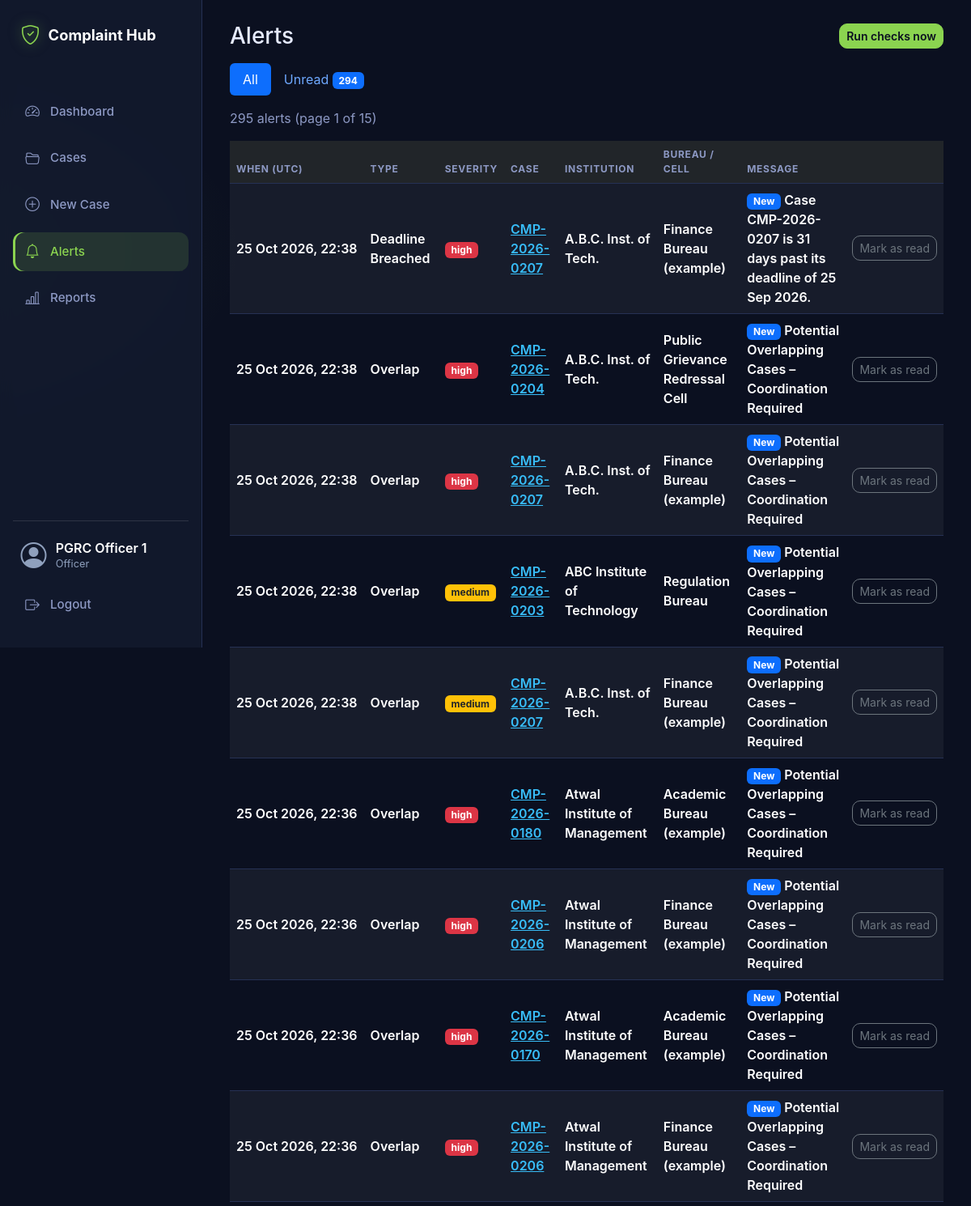
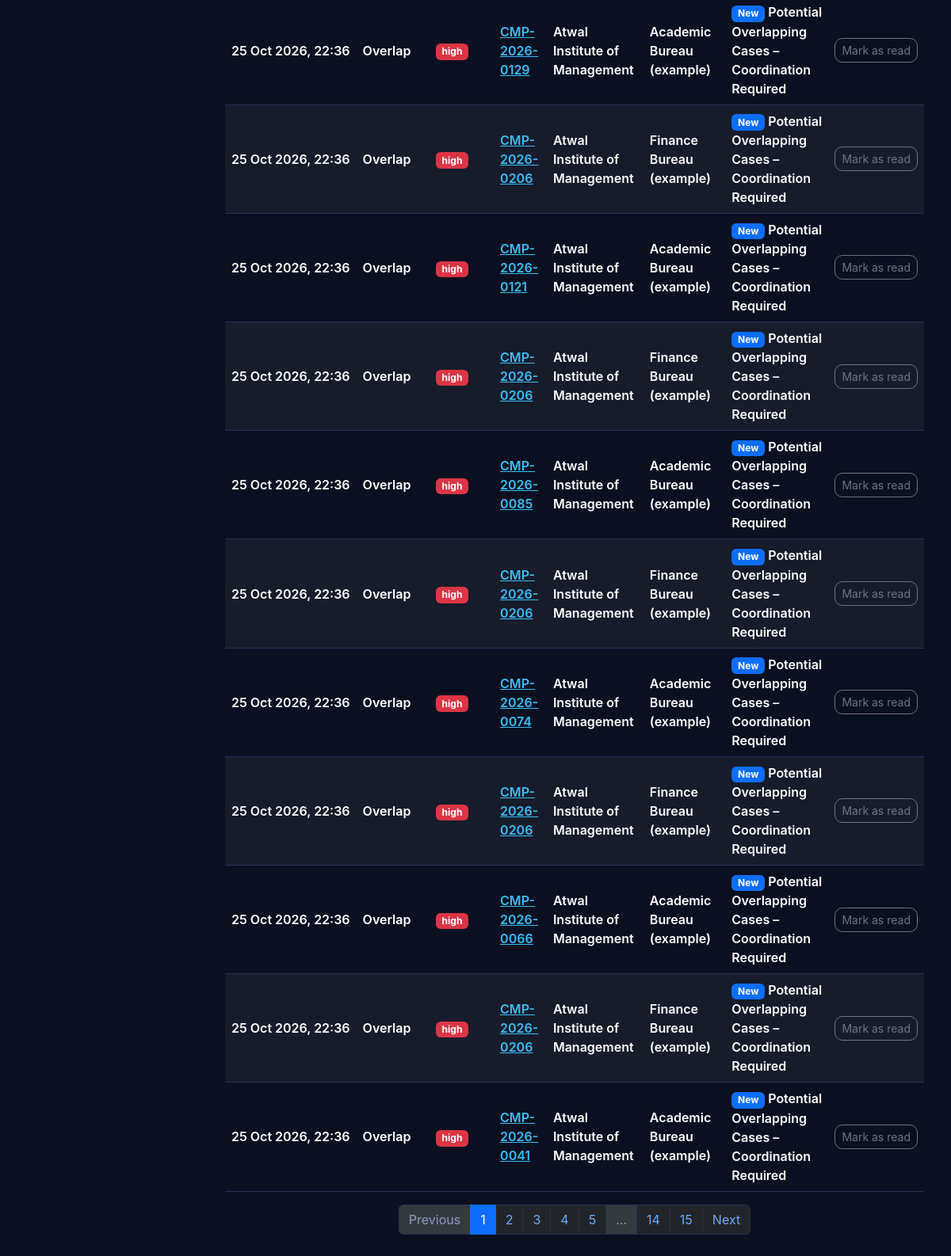
The app's page /alerts (signed in) with its own data (2 pictures, top to bottom).
### models.py (models this page shows)
class User(UserMixin, db.Model):
    __tablename__ = "users"
    id = db.Column(db.Integer, primary_key=True)
    name = db.Column(db.String(100), nullable=False)
    email = db.Column(db.String(120), unique=True, nullable=False)
    password_hash = db.Column(db.String(255), nullable=False)
    role = db.Column(db.String(30), nullable=False)  # admin, officer, regional, senior
    bureau_id = db.Column(db.Integer, db.ForeignKey("bureaus.id"))
    region = db.Column(db.String(50))
    bureau = db.relationship("Bureau")

class Alert(db.Model):
    __tablename__ = "alerts"
    id = db.Column(db.Integer, primary_key=True)
    alert_type = db.Column(db.String(30))
    case_id = db.Column(db.String(30), db.ForeignKey("cases.id"))
    institution_id = db.Column(db.String(20), db.ForeignKey("institutions.id"))
    target_bureau_id = db.Column(db.Integer, db.ForeignKey("bureaus.id"))
    message = db.Column(db.String(250))
    severity = db.Column(db.String(20))
    created_at = db.Column(db.DateTime, default=datetime.utcnow)
    is_read = db.Column(db.Boolean, default=False)

class Institution(db.Model):
    __tablename__ = "institutions"
    id = db.Column(db.String(20), primary_key=True)  # AICTE Permanent ID
    name = db.Column(db.String(200), nullable=False)
    city = db.Column(db.String(100))
    state = db.Column(db.String(100))
    region = db.Column(db.String(50))
    cases = db.relationship("Case", backref="institution")

class Bureau(db.Model):
    __tablename__ = "bureaus"
    id = db.Column(db.Integer, primary_key=True)
    code = db.Column(db.String(20), unique=True, nullable=False)
    name = db.Column(db.String(120), nullable=False)

### app.py (the view)
@app.route("/alerts")
def alerts():
    page = request.args.get("page", 1, type=int)
    unread_only = request.args.get("unread") == "1"
    query = Alert.query
    if unread_only:
        query = query.filter(Alert.is_read.isnot(True))
    pagination = query.order_by(Alert.created_at.desc(), Alert.id.desc()).paginate(
        page=page, per_page=20, error_out=False
    )
    institution_ids = {a.institution_id for a in pagination.items if a.institution_id}
    institution_names = {}
    if institution_ids:
        institution_names = {
            i.id: i.name
            for i in Institution.query.filter(Institution.id.in_(institution_ids)).all()
        }
    return render_template(
        "alerts.html",
        pagination=pagination,
        unread_only=unread_only,
        unread_count=Alert.query.filter(Alert.is_read.isnot(True)).count(),
        bureau_names={b.id: b.name for b in Bureau.query.all()},
        institution_names=institution_names,
    )

### app.py (called while the page is built)
@login_manager.user_loader
def load_user(user_id):
    return db.session.get(User, int(user_id))

@app.before_request
def require_login():
    if request.endpoint in ("login", "static"):
        return None
    if not current_user.is_authenticated:
        return redirect(url_for("login"))
    return None

### templates/alerts.html (shortened to what this page needs)
{% extends "base.html" %}
{% block content %}
<div class="d-flex justify-content-between align-items-center mb-3">
    <h3 class="mb-0">Alerts</h3>
    <form method="POST" action="{{ url_for('run_checks') }}">
        <button type="submit" class="btn btn-primary btn-sm">Run checks now</button>
    </form>
</div>
<ul class="nav nav-pills mb-3">
    <li class="nav-item">
        <a class="nav-link {% if not unread_only %}active{% endif %}" href="{{ url_for('alerts') }}">All</a>
    </li>
    <li class="nav-item">
        <a class="nav-link {% if unread_only %}active{% endif %}" href="{{ url_for('alerts', unread='1') }}">
            Unread <span class="badge bg-primary">{{ unread_count }}</span>
        </a>
    </li>
</ul>
<p class="text-muted">
    {{ pagination.total }} alert{{ '' if pagination.total == 1 else 's' }}
    {% if pagination.total > 0 %}(page {{ pagination.page }} of {{ pagination.pages }}){% endif %}
</p>
<div class="table-responsive">
    <table class="table table-striped align-middle">
        <thead class="table-dark">
            <tr>
                <th>When (UTC)</th>
                <th>Type</th>
                <th>Severity</th>
                <th>Case</th>
                <th>Institution</th>
                <th>Bureau / Cell</th>
                <th>Message</th>
                <th></th>
            </tr>
        </thead>
        <tbody>
            {% for a in pagination.items %}
            {% set sev = (a.severity or '')|lower %}
            <tr class="{% if not a.is_read %}fw-semibold{% endif %}">
                <td class="text-nowrap">{{ a.created_at.strftime('%d %b %Y, %H:%M') if a.created_at else '-' }}</td>
                <td>{{ (a.alert_type|replace('_', ' ')|title) if a.alert_type else '-' }}</td>
                <td>
                    {% if sev in ['high', 'critical'] %}<span class="badge bg-danger">{{ a.severity }}</span>
                    {% elif sev == 'medium' %}<span class="badge bg-warning text-dark">{{ a.severity }}</span>
                    {% elif sev %}<span class="badge bg-secondary">{{ a.severity }}</span>
                    {% else %}-{% endif %}
                </td>
                <td>{% if a.case_id %}<a href="/cases/{{ a.case_id }}">{{ a.case_id }}</a>{% else %}-{% endif %}</td>
                <td>{{ institution_names.get(a.institution_id, '-') }}</td>
                <td>{{ bureau_names.get(a.target_bureau_id, '-') }}</td>
                <td>
                    {% if not a.is_read %}<span class="badge bg-primary">New</span>{% endif %}
                    {{ a.message or '' }}
                </td>
                <td class="text-nowrap">
                    {% if not a.is_read %}
                    <form method="POST" action="{{ url_for('mark_alert_read', alert_id=a.id) }}">
                        <button type="submit" class="btn btn-outline-secondary btn-sm">Mark as read</button>
                    </form>
                    {% else %}
                    <span class="text-muted small">Read</span>
                    {% endif %}
                </td>
            </tr>
            {% else %}
            <tr>
                <td colspan="8" class="text-center text-muted py-4">
                    {% if unread_only %}No unread alerts.{% else %}No alerts yet. Press "Run checks now" to look for deadline alerts.{% endif %}
                </td>
            </tr>
            {% endfor %}
        </tbody>
    </table>
</div>
{% if pagination.pages > 1 %}
<nav>
    <ul class="pagination justify-content-center">
        <li class="page-item {% if not pagination.has_prev %}disabled{% endif %}">
            <a class="page-link"
               href="{{ url_for('alerts', page=pagination.prev_num, unread=('1' if unread_only else None)) if pagination.has_prev else '#' }}">Previous</a>
        </li>
        {% for p in pagination.iter_pages() %}
            {% if p %}
            <li class="page-item {% if p == pagination.page %}active{% endif %}">
                <a class="page-link" href="{{ url_for('alerts', page=p, unread=('1' if unread_only else None)) }}">{{ p }}</a>
            </li>
            {% else %}
            <li class="page-item disabled"><span class="page-link">&hellip;</span></li>
            {% endif %}
        {% endfor %}
        <li class="page-item {% if not pagination.has_next %}disabled{% endif %}">
            <a class="page-link"
               href="{{ url_for('alerts', page=pagination.next_num, unread=('1' if unread_only else None)) if pagination.has_next else '#' }}">Next</a>
        </li>
    </ul>
</nav>
{% endif %}
{% endblock %}

### templates/base.html (shortened to what this page needs)
<!DOCTYPE html>
<html lang="en" data-bs-theme="dark"><head>
    <link href="https://cdn.jsdelivr.net/npm/bootstrap@5.3.3/dist/css/bootstrap.min.css" rel="stylesheet">
    <link href="https://cdn.jsdelivr.net/npm/bootstrap-icons@1.11.3/font/bootstrap-icons.min.css" rel="stylesheet">
<link href="{{ url_for('static', filename='theme.css') }}" rel="stylesheet">
</head>
<body>
{% if current_user.is_authenticated %}
<div class="app-shell">
    <aside class="sidebar">
        <div class="sidebar-top">
            <div class="brand"><i class="bi bi-shield-check"></i> Complaint Hub</div>
        </div>
        <div class="collapse d-lg-flex sidebar-body" id="sidebarMenu">
            <nav class="side-nav">
                <a class="side-link {% if request.endpoint == 'dashboard' %}active{% endif %}"
                   href="{{ url_for('dashboard') }}"><i class="bi bi-speedometer2"></i> Dashboard</a>
                <a class="side-link {% if request.endpoint in ('cases', 'case_detail') %}active{% endif %}"
                   href="{{ url_for('cases') }}"><i class="bi bi-folder2-open"></i> Cases</a>
                <a class="side-link {% if request.endpoint == 'new_case' %}active{% endif %}"
                   href="{{ url_for('new_case') }}"><i class="bi bi-plus-circle"></i> New Case</a>
                <a class="side-link {% if request.endpoint == 'alerts' %}active{% endif %}"
                   href="{{ url_for('alerts') }}"><i class="bi bi-bell"></i> Alerts</a>
                <a class="side-link {% if request.endpoint == 'reports' %}active{% endif %}"
                   href="{{ url_for('reports') }}"><i class="bi bi-bar-chart-line"></i> Reports</a>
            </nav>
            <div class="side-footer">
                <div class="side-user">
                    <i class="bi bi-person-circle"></i>
                    <div>
                        <div class="name">{{ current_user.name }}</div>
                        <div class="role">{{ current_user.role or '' }}</div>
                    </div>
                </div>
                <a class="side-link" href="{{ url_for('logout') }}"><i class="bi bi-box-arrow-right"></i> Logout</a>
            </div>
        </div>
    </aside>
    <main class="main">
{% else %}
<div class="auth-shell">
    <main class="auth-main">
{% endif %}
        {% block content %}{% endblock %}
    </main>
</div>
</body>
</html>

### static/theme.css (style rules this page uses)
:root { --bg: #0b1020; --surface: #131a2e; --surface-2: #1a2340; --border: #263154; --text: #e6ebff; --muted: #8d99c4; --accent: #8bd450; --accent-2: #38bdf8; --warn: #fbbf24; --danger: #f87171; --purple: #a78bfa; }
body { font-family: "Inter", system-ui, sans-serif; color: var(--text); background: radial-gradient(900px 500px at 85% -10%, rgba(56,189,248,.12), transparent 60%), radial-gradient(700px 400px at -10% 10%, rgba(139,212,80,.10), transparent 60%), var(--bg); background-attachment: fixed; }
.app-shell { display: flex; min-height: 100vh; }
.sidebar { width: 250px; flex-shrink: 0; padding: 22px 16px; background: rgba(19,26,46,.85); backdrop-filter: blur(8px); border-right: 1px solid var(--border); position: sticky; top: 0; height: 100vh; overflow-y: auto; }
.brand { font-weight: 700; font-size: 1.15rem; display: flex; align-items: center; gap: 10px; margin-bottom: 28px; }
.brand i { color: var(--accent); font-size: 1.5rem; filter: drop-shadow(0 0 8px rgba(139,212,80,.6)); }
.side-link { display: flex; align-items: center; gap: 12px; padding: 11px 14px; margin-bottom: 6px; color: var(--muted); text-decoration: none; border-radius: 12px; font-weight: 500; transition: all .2s; }
.side-link.active { background: rgba(139,212,80,.14); color: var(--accent); box-shadow: inset 3px 0 0 var(--accent); }
.main { flex: 1; padding: 28px 34px; min-width: 0; }
.table { --bs-table-bg: transparent; --bs-table-hover-bg: rgba(139,212,80,.06); color: var(--text); }
.table thead th { color: var(--muted); font-size: .75rem; text-transform: uppercase; letter-spacing: .06em; border-bottom: 1px solid var(--border); }
.table td { border-color: var(--border); vertical-align: middle; }
.btn-primary { background: var(--accent); border-color: var(--accent); color: #0b1020; font-weight: 600; border-radius: 10px; }
.btn-outline-secondary { border-radius: 10px; }
a { color: var(--accent-2); }
[data-bs-theme="dark"] { --bs-body-color: #e6e9f5; --bs-body-color-rgb: 230, 233, 245; --bs-emphasis-color: #ffffff; --bs-emphasis-color-rgb: 255, 255, 255; --bs-secondary-color: #8d99c4; --bs-border-color: #263154; }
.table { --bs-table-bg: transparent; --bs-table-border-color: #263154; }

### templates/base.html (style rules this page uses)
:root { --sidebar-bg: #111c2e; --sidebar-text: #b9c3d6; --sidebar-muted: #8fa0bd; --sidebar-accent: #2f6df6; --page-bg: #f4f6fa; }
body { background: var(--page-bg); }
.app-shell { display: flex; min-height: 100vh; }
.sidebar { width: 250px; flex-shrink: 0; background: var(--sidebar-bg); color: var(--sidebar-text); position: sticky; top: 0; height: 100vh; display: flex; flex-direction: column; padding: 1.25rem 0.9rem; }
.sidebar-top { display: flex; justify-content: space-between; align-items: center; margin-bottom: 1.25rem; }
.brand { color: #fff; font-size: 1.2rem; font-weight: 600; display: flex; align-items: center; gap: 0.6rem; padding: 0.25rem 0.6rem; }
.brand i { color: #5b8cff; font-size: 1.4rem; }
.sidebar-body { flex-direction: column; flex: 1; min-height: 0; }
.side-nav { display: flex; flex-direction: column; gap: 0.2rem; }
.side-link { display: flex; align-items: center; gap: 0.75rem; padding: 0.6rem 0.8rem; border-radius: 0.5rem; color: var(--sidebar-text); text-decoration: none; font-size: 0.95rem; }
.side-link i { font-size: 1.1rem; width: 1.25rem; text-align: center; }
.side-link.active { background: var(--sidebar-accent); color: #fff; }
.side-footer { margin-top: auto; padding-top: 1rem; border-top: 1px solid rgba(255, 255, 255, 0.12); }
.side-user { display: flex; align-items: center; gap: 0.7rem; padding: 0.2rem 0.6rem 0.8rem; }
.side-user > i { font-size: 2rem; color: var(--sidebar-muted); }
.side-user .name { color: #fff; font-weight: 600; line-height: 1.2; }
.side-user .role { font-size: 0.8rem; color: var(--sidebar-muted); text-transform: capitalize; }
.main { flex: 1; min-width: 0; padding: 1.75rem 2rem; }

### records on screen
User: name "PGRC Officer 1", role "Officer"
Alert: created_at "25 Oct 2026, 22:38", alert_type "Deadline Breached", severity "high", case_id "CMP-2026-0207", is_read "New", message "Case CMP-2026-0207 is 31 days past its deadline of 25 Sep 2026."
Institution: get "A.B.C. Inst. of Tech."
Bureau: get "Finance Bureau (example)"
Alert: created_at "25 Oct 2026, 22:38", alert_type "Overlap", severity "high", case_id "CMP-2026-0204", is_read "New", message "Potential Overlapping Cases – Coordination Required"
Bureau: get "Public Grievance Redressal Cell"
Alert: created_at "25 Oct 2026, 22:38", alert_type "Overlap", severity "high", case_id "CMP-2026-0207", is_read "New", message "Potential Overlapping Cases – Coordination Required"
Alert: created_at "25 Oct 2026, 22:38", alert_type "Overlap", severity "medium", case_id "CMP-2026-0203", is_read "New", message "Potential Overlapping Cases – Coordination Required"
Institution: get "ABC Institute of Technology"
Bureau: get "Regulation Bureau"
Alert: created_at "25 Oct 2026, 22:38", alert_type "Overlap", severity "medium", case_id "CMP-2026-0207", is_read "New", message "Potential Overlapping Cases – Coordination Required"
Alert: created_at "25 Oct 2026, 22:36", alert_type "Overlap", severity "high", case_id "CMP-2026-0180", is_read "New", message "Potential Overlapping Cases – Coordination Required"
Institution: get "Atwal Institute of Management"
Bureau: get "Academic Bureau (example)"
Alert: created_at "25 Oct 2026, 22:36", alert_type "Overlap", severity "high", case_id "CMP-2026-0206", is_read "New", message "Potential Overlapping Cases – Coordination Required"
Alert: created_at "25 Oct 2026, 22:36", alert_type "Overlap", severity "high", case_id "CMP-2026-0170", is_read "New", message "Potential Overlapping Cases – Coordination Required"
Alert: created_at "25 Oct 2026, 22:36", alert_type "Overlap", severity "high", case_id "CMP-2026-0206", is_read "New", message "Potential Overlapping Cases – Coordination Required"
Alert: created_at "25 Oct 2026, 22:36", alert_type "Overlap", severity "high", case_id "CMP-2026-0129", is_read "New", message "Potential Overlapping Cases – Coordination Required"
Alert: created_at "25 Oct 2026, 22:36", alert_type "Overlap", severity "high", case_id "CMP-2026-0206", is_read "New", message "Potential Overlapping Cases – Coordination Required"
Alert: created_at "25 Oct 2026, 22:36", alert_type "Overlap", severity "high", case_id "CMP-2026-0121", is_read "New", message "Potential Overlapping Cases – Coordination Required"
Alert: created_at "25 Oct 2026, 22:36", alert_type "Overlap", severity "high", case_id "CMP-2026-0206", is_read "New", message "Potential Overlapping Cases – Coordination Required"
Alert: created_at "25 Oct 2026, 22:36", alert_type "Overlap", severity "high", case_id "CMP-2026-0085", is_read "New", message "Potential Overlapping Cases – Coordination Required"
Alert: created_at "25 Oct 2026, 22:36", alert_type "Overlap", severity "high", case_id "CMP-2026-0206", is_read "New", message "Potential Overlapping Cases – Coordination Required"
Alert: created_at "25 Oct 2026, 22:36", alert_type "Overlap", severity "high", case_id "CMP-2026-0074", is_read "New", message "Potential Overlapping Cases – Coordination Required"
Alert: created_at "25 Oct 2026, 22:36", alert_type "Overlap", severity "high", case_id "CMP-2026-0206", is_read "New", message "Potential Overlapping Cases – Coordination Required"
Alert: created_at "25 Oct 2026, 22:36", alert_type "Overlap", severity "high", case_id "CMP-2026-0066", is_read "New", message "Potential Overlapping Cases – Coordination Required"
Alert: created_at "25 Oct 2026, 22:36", alert_type "Overlap", severity "high", case_id "CMP-2026-0206", is_read "New", message "Potential Overlapping Cases – Coordination Required"
Alert: created_at "25 Oct 2026, 22:36", alert_type "Overlap", severity "high", case_id "CMP-2026-0041", is_read "New", message "Potential Overlapping Cases – Coordination Required"

### other values on screen
{{ unread_count }} "294"
{{ pagination.total }} "295"
{{ '' if pagination.total == 1 else 's' }} "s"
{{ pagination.page }} "1"
{{ pagination.pages }} "15"
{{ p }} "1" "2" "3" "4" "5" "14" "15"
